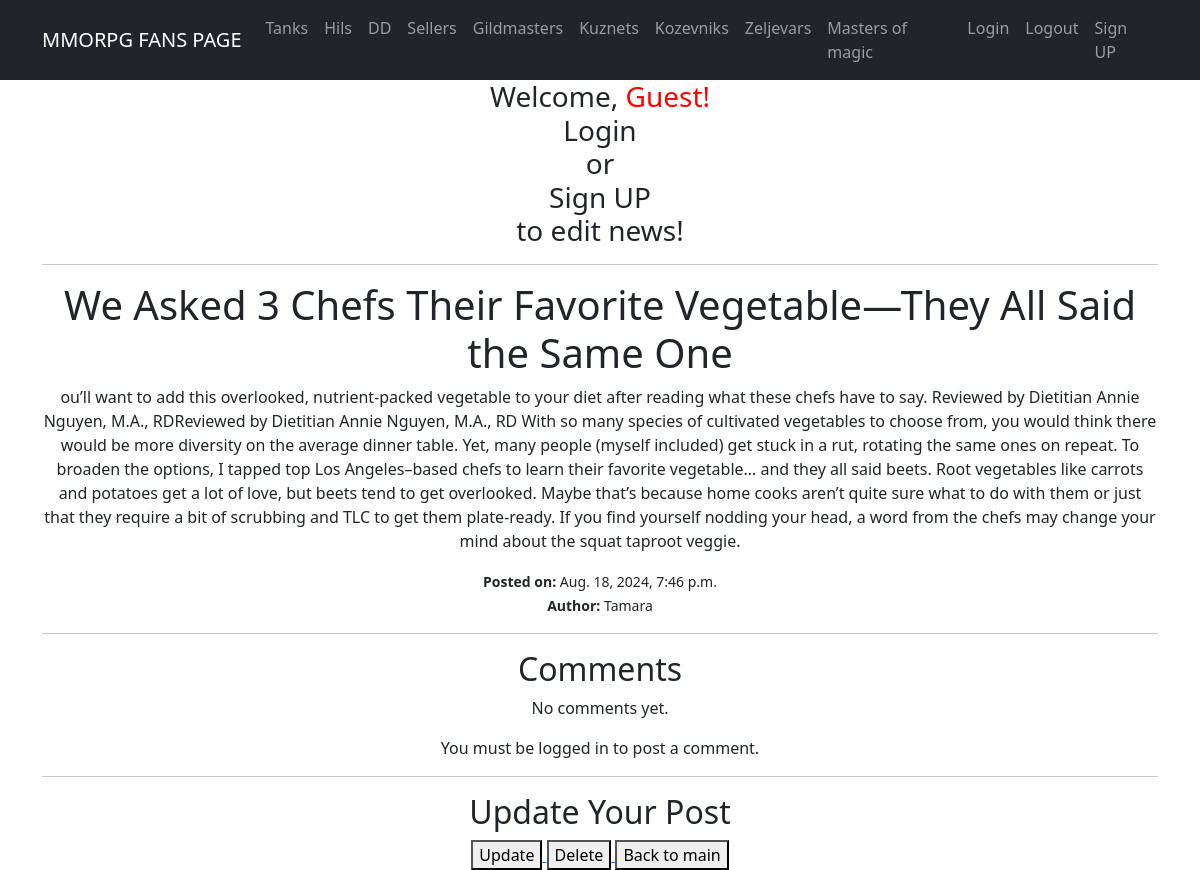
/posts/4/, run on an earlier commit of the app's database.
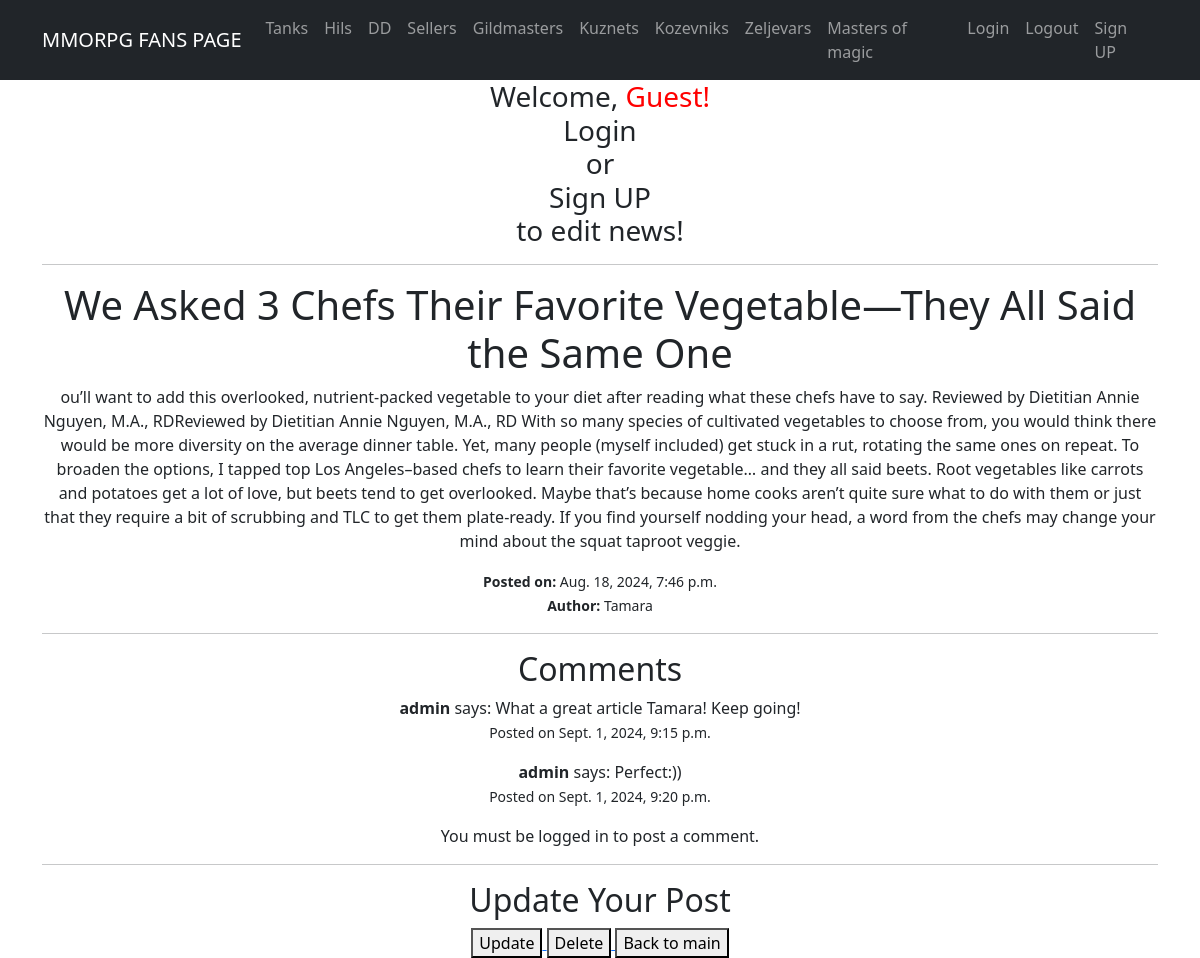
And on a later commit of the database.
### app/models.py (models this page shows, shortened)
class Comment(models.Model):
    content = models.TextField()
    created_at = models.DateTimeField(default=timezone.now)
    post = models.ForeignKey(Post, on_delete=models.CASCADE, related_name='comments')
    author = models.ForeignKey(User, on_delete=models.CASCADE)
    is_approved = models.BooleanField(default=False)

### app/views.py (the view, shortened to what this page needs)
# urls.py: path('posts/<int:pk>/', PostDetail.as_view(), name='post_detail'),
class PostDetail(DetailView):
    model = Post
    template_name = 'post_detail.html'
    context_object_name = 'post_detail'
    def get_context_data(self, **kwargs):
        context = super().get_context_data(**kwargs)
        context['comments'] = self.object.comments.filter(is_approved=True)
        context['form'] = CommentForm()
        return context

### templates/post_detail.html (shortened to what this page needs)
{% extends 'flatpages/default.html' %}
{% block content %}
<h1>{{ post_detail.name }}</h1>
<p>{{ post_detail.description }}</p>
<small><strong>Posted on: </strong>{{ post_detail.published_date }}</small><br>
<small><strong>Author: </strong>{{ post_detail.author }}</small>
<hr>
<h2>Comments</h2>
{% for comment in comments %}
    <div>
        <p>
        <strong>{{ comment.author }}</strong> says:
        {{ comment.content }}<br>
        <small>Posted on {{ comment.created_at }}</small>
        </p>
    </div>
{% empty %}
    <p>No comments yet.</p>
{% endfor %}
{% if user.is_authenticated %}
    <h3>Add a Comment</h3>
    <form method="post">
        {% csrf_token %}
        {{ form.as_p }}
        <button type="submit">Submit</button>
    </form>
{% else %}
    <p>You must be logged in to post a comment.</p>
{% endif %}
<hr>
<h2>Update Your Post</h2>
<a href="{% url 'post_update' pk=post_detail.pk %}">
    <button type="button">Update</button>
</a>
<a href="{% url 'post_delete' pk=post_detail.pk %}">
    <button type="button">Delete</button>
</a>
<a href="{% url 'post_list' %}">
    <button type="button">Back to main</button>
</a>
{% endblock content %}

What changed in the data, as far as the page shows it:
now on this page (row edited): Comment: author "admin", content "What a great article Tamara! Keep going!", created_at "Sept. 1, 2024, 9:15 p.m."
now on this page (row edited): Comment: author "admin", content "Perfect:))", created_at "Sept. 1, 2024, 9:20 p.m."
Also different on the page:
text no longer shown: "No comments yet."
